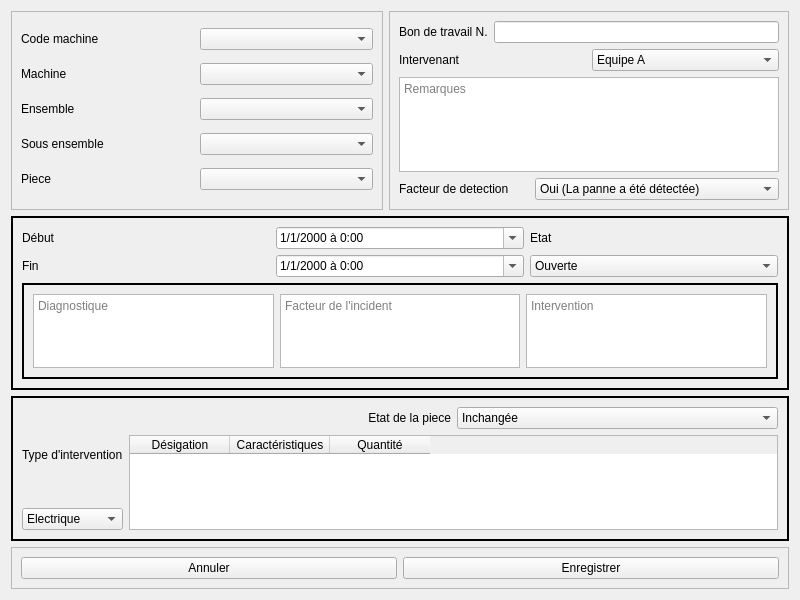
<?xml version="1.0" encoding="UTF-8"?>
<ui version="4.0">
 <class>addPanneDialog</class>
 <widget class="QDialog" name="addPanneDialog">
  <property name="geometry">
   <rect>
    <x>0</x>
    <y>0</y>
    <width>800</width>
    <height>600</height>
   </rect>
  </property>
  <property name="windowTitle">
   <string>Dialog</string>
  </property>
  <property name="styleSheet">
   <string notr="true">#frame_3,#frame_4,#horizontalLayout_6,#frame_5{
	border:2px solid;
	border-color: rgb(0, 0, 0);
}</string>
  </property>
  <layout class="QVBoxLayout" name="verticalLayout_6">
   <item>
    <layout class="QHBoxLayout" name="horizontalLayout_6">
     <item>
      <widget class="QFrame" name="frame">
       <property name="frameShape">
        <enum>QFrame::StyledPanel</enum>
       </property>
       <property name="frameShadow">
        <enum>QFrame::Raised</enum>
       </property>
       <layout class="QVBoxLayout" name="verticalLayout">
        <item>
         <layout class="QHBoxLayout" name="horizontalLayout">
          <item>
           <widget class="QLabel" name="label">
            <property name="text">
             <string>Code machine</string>
            </property>
           </widget>
          </item>
          <item>
           <widget class="QComboBox" name="codeCombo"/>
          </item>
         </layout>
        </item>
        <item>
         <layout class="QHBoxLayout" name="horizontalLayout_8">
          <item>
           <widget class="QLabel" name="label_2">
            <property name="text">
             <string>Machine</string>
            </property>
           </widget>
          </item>
          <item>
           <widget class="QComboBox" name="machineCombo"/>
          </item>
         </layout>
        </item>
        <item>
         <layout class="QHBoxLayout" name="horizontalLayout_10">
          <item>
           <widget class="QLabel" name="label_3">
            <property name="text">
             <string>Ensemble</string>
            </property>
           </widget>
          </item>
          <item>
           <widget class="QComboBox" name="ensembleCombo"/>
          </item>
         </layout>
        </item>
        <item>
         <layout class="QHBoxLayout" name="horizontalLayout_7">
          <item>
           <widget class="QLabel" name="label_4">
            <property name="text">
             <string>Sous ensemble</string>
            </property>
           </widget>
          </item>
          <item>
           <widget class="QComboBox" name="sousCombo"/>
          </item>
         </layout>
        </item>
        <item>
         <layout class="QHBoxLayout" name="horizontalLayout_9">
          <item>
           <widget class="QLabel" name="label_5">
            <property name="text">
             <string>Piece</string>
            </property>
           </widget>
          </item>
          <item>
           <widget class="QComboBox" name="pieceCombo"/>
          </item>
         </layout>
        </item>
       </layout>
      </widget>
     </item>
     <item>
      <widget class="QFrame" name="frame_2">
       <property name="maximumSize">
        <size>
         <width>400</width>
         <height>16777215</height>
        </size>
       </property>
       <property name="frameShape">
        <enum>QFrame::StyledPanel</enum>
       </property>
       <property name="frameShadow">
        <enum>QFrame::Raised</enum>
       </property>
       <layout class="QVBoxLayout" name="verticalLayout_2">
        <item>
         <layout class="QHBoxLayout" name="horizontalLayout_2">
          <item>
           <widget class="QLabel" name="label_6">
            <property name="text">
             <string>Bon de travail N.</string>
            </property>
           </widget>
          </item>
          <item>
           <widget class="QLineEdit" name="btEdit"/>
          </item>
         </layout>
        </item>
        <item>
         <layout class="QHBoxLayout" name="horizontalLayout_3">
          <item>
           <widget class="QLabel" name="label_7">
            <property name="text">
             <string>Intervenant</string>
            </property>
           </widget>
          </item>
          <item>
           <widget class="QComboBox" name="intervenantCombo">
            <item>
             <property name="text">
              <string>Equipe A</string>
             </property>
            </item>
            <item>
             <property name="text">
              <string>Equipe B</string>
             </property>
            </item>
           </widget>
          </item>
         </layout>
        </item>
        <item>
         <layout class="QHBoxLayout" name="horizontalLayout_4">
          <item>
           <widget class="QTextEdit" name="remEdit">
            <property name="maximumSize">
             <size>
              <width>16777215</width>
              <height>100</height>
             </size>
            </property>
            <property name="placeholderText">
             <string>Remarques</string>
            </property>
           </widget>
          </item>
         </layout>
        </item>
        <item>
         <layout class="QHBoxLayout" name="horizontalLayout_5">
          <item>
           <widget class="QLabel" name="label_9">
            <property name="text">
             <string>Facteur de detection</string>
            </property>
           </widget>
          </item>
          <item>
           <widget class="QComboBox" name="detec_facCombo">
            <item>
             <property name="text">
              <string>Oui (La panne a été détectée)</string>
             </property>
            </item>
            <item>
             <property name="text">
              <string>Non (Recourt à une solution provisoire)</string>
             </property>
            </item>
           </widget>
          </item>
         </layout>
        </item>
       </layout>
      </widget>
     </item>
    </layout>
   </item>
   <item>
    <widget class="QFrame" name="frame_3">
     <property name="maximumSize">
      <size>
       <width>16777215</width>
       <height>200</height>
      </size>
     </property>
     <property name="frameShape">
      <enum>QFrame::StyledPanel</enum>
     </property>
     <property name="frameShadow">
      <enum>QFrame::Raised</enum>
     </property>
     <layout class="QVBoxLayout" name="verticalLayout_4">
      <item>
       <layout class="QVBoxLayout" name="verticalLayout_3">
        <item>
         <layout class="QHBoxLayout" name="horizontalLayout_11">
          <item>
           <widget class="QLabel" name="label_10">
            <property name="maximumSize">
             <size>
              <width>16777215</width>
              <height>50</height>
             </size>
            </property>
            <property name="text">
             <string>Début</string>
            </property>
           </widget>
          </item>
          <item>
           <widget class="QDateTimeEdit" name="startDate">
            <property name="currentSection">
             <enum>QDateTimeEdit::DaySection</enum>
            </property>
            <property name="displayFormat">
             <string>d/M/yyyy à h:mm</string>
            </property>
            <property name="calendarPopup">
             <bool>true</bool>
            </property>
           </widget>
          </item>
          <item>
           <widget class="QLabel" name="label_8">
            <property name="text">
             <string>Etat</string>
            </property>
           </widget>
          </item>
         </layout>
        </item>
        <item>
         <layout class="QHBoxLayout" name="horizontalLayout_12">
          <item>
           <widget class="QLabel" name="label_11">
            <property name="maximumSize">
             <size>
              <width>16777215</width>
              <height>50</height>
             </size>
            </property>
            <property name="text">
             <string>Fin</string>
            </property>
           </widget>
          </item>
          <item>
           <widget class="QDateTimeEdit" name="endDate">
            <property name="displayFormat">
             <string>d/M/yyyy à h:mm</string>
            </property>
            <property name="calendarPopup">
             <bool>true</bool>
            </property>
           </widget>
          </item>
          <item>
           <widget class="QComboBox" name="etatCombo">
            <item>
             <property name="text">
              <string>Ouverte</string>
             </property>
            </item>
            <item>
             <property name="text">
              <string>En attente de pieces</string>
             </property>
            </item>
            <item>
             <property name="text">
              <string>Fermée</string>
             </property>
            </item>
           </widget>
          </item>
         </layout>
        </item>
       </layout>
      </item>
      <item>
       <widget class="QFrame" name="frame_5">
        <property name="maximumSize">
         <size>
          <width>16777215</width>
          <height>100</height>
         </size>
        </property>
        <property name="frameShape">
         <enum>QFrame::StyledPanel</enum>
        </property>
        <property name="frameShadow">
         <enum>QFrame::Raised</enum>
        </property>
        <layout class="QHBoxLayout" name="horizontalLayout_13">
         <item>
          <widget class="QTextEdit" name="diagEdit">
           <property name="placeholderText">
            <string>Diagnostique</string>
           </property>
          </widget>
         </item>
         <item>
          <widget class="QTextEdit" name="facEdit">
           <property name="placeholderText">
            <string>Facteur de l'incident</string>
           </property>
          </widget>
         </item>
         <item>
          <widget class="QTextEdit" name="interventionEdit">
           <property name="placeholderText">
            <string>Intervention</string>
           </property>
          </widget>
         </item>
        </layout>
       </widget>
      </item>
     </layout>
    </widget>
   </item>
   <item>
    <widget class="QFrame" name="frame_4">
     <property name="maximumSize">
      <size>
       <width>16777215</width>
       <height>200</height>
      </size>
     </property>
     <property name="frameShape">
      <enum>QFrame::StyledPanel</enum>
     </property>
     <property name="frameShadow">
      <enum>QFrame::Raised</enum>
     </property>
     <layout class="QHBoxLayout" name="horizontalLayout_16">
      <item>
       <layout class="QVBoxLayout" name="verticalLayout_7">
        <item>
         <widget class="QLabel" name="label_12">
          <property name="text">
           <string>Type d'intervention</string>
          </property>
         </widget>
        </item>
        <item>
         <widget class="QComboBox" name="interTypeCombo">
          <item>
           <property name="text">
            <string>Electrique</string>
           </property>
          </item>
          <item>
           <property name="text">
            <string>Hydraulique</string>
           </property>
          </item>
          <item>
           <property name="text">
            <string>Mécanique</string>
           </property>
          </item>
         </widget>
        </item>
       </layout>
      </item>
      <item>
       <layout class="QVBoxLayout" name="verticalLayout_5">
        <item>
         <layout class="QHBoxLayout" name="horizontalLayout_15">
          <item>
           <widget class="QLabel" name="label_13">
            <property name="text">
             <string>Etat de la piece</string>
            </property>
            <property name="alignment">
             <set>Qt::AlignRight|Qt::AlignTrailing|Qt::AlignVCenter</set>
            </property>
           </widget>
          </item>
          <item>
           <widget class="QComboBox" name="etat_pieceCombo">
            <item>
             <property name="text">
              <string>Inchangée</string>
             </property>
            </item>
            <item>
             <property name="text">
              <string>À changer</string>
             </property>
            </item>
           </widget>
          </item>
         </layout>
        </item>
        <item>
         <widget class="QTableWidget" name="stockTable">
          <property name="maximumSize">
           <size>
            <width>16777215</width>
            <height>100</height>
           </size>
          </property>
          <property name="statusTip">
           <string/>
          </property>
          <column>
           <property name="text">
            <string>Désigation</string>
           </property>
          </column>
          <column>
           <property name="text">
            <string>Caractéristiques</string>
           </property>
          </column>
          <column>
           <property name="text">
            <string>Quantité</string>
           </property>
          </column>
         </widget>
        </item>
       </layout>
      </item>
     </layout>
    </widget>
   </item>
   <item>
    <widget class="QFrame" name="frame_6">
     <property name="frameShape">
      <enum>QFrame::StyledPanel</enum>
     </property>
     <property name="frameShadow">
      <enum>QFrame::Raised</enum>
     </property>
     <layout class="QHBoxLayout" name="horizontalLayout_14">
      <item>
       <widget class="QPushButton" name="pushButton_2">
        <property name="focusPolicy">
         <enum>Qt::NoFocus</enum>
        </property>
        <property name="text">
         <string>Annuler</string>
        </property>
       </widget>
      </item>
      <item>
       <widget class="QPushButton" name="pushButton">
        <property name="focusPolicy">
         <enum>Qt::NoFocus</enum>
        </property>
        <property name="text">
         <string>Enregistrer</string>
        </property>
       </widget>
      </item>
     </layout>
    </widget>
   </item>
  </layout>
 </widget>
 <resources/>
 <connections/>
</ui>
